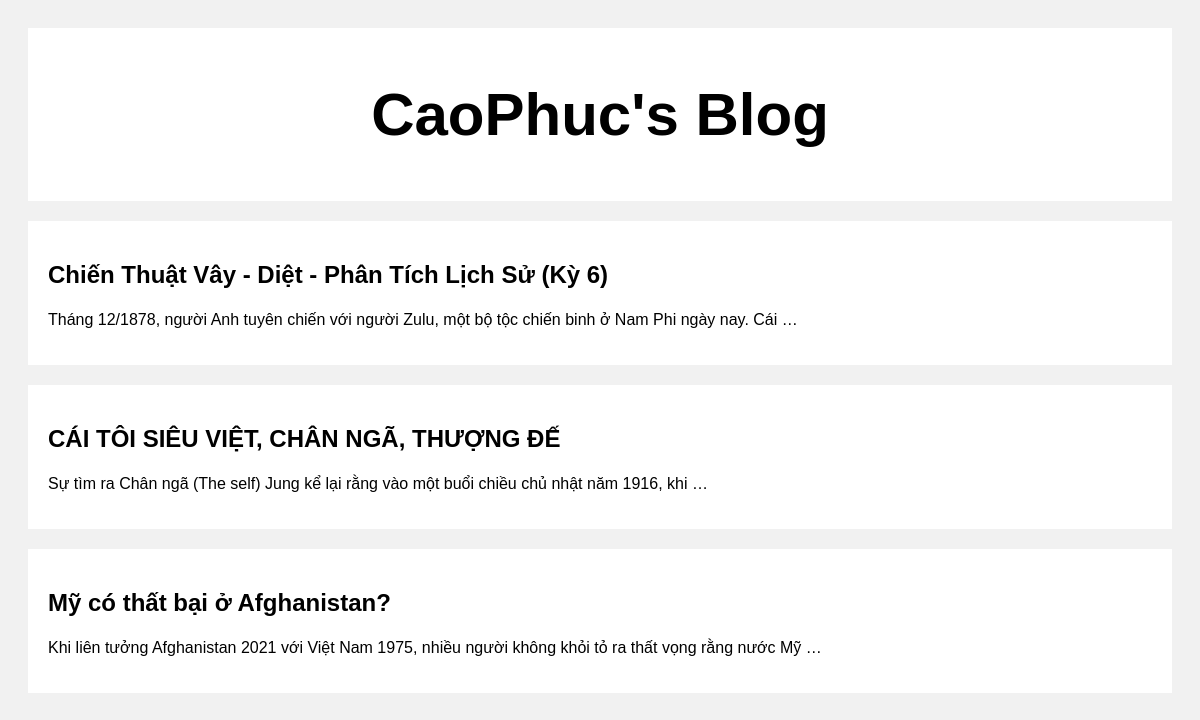
The page / on the database its author committed.
### posts/models.py (models this page shows)
class Post(models.Model):
    title = models.CharField(max_length=100)
    body = models.CharField(max_length=1000000)
    created_date = models.DateTimeField(default=datetime.now,blank=True)

### posts/views.py (the view)
# urls.py: path('',views.index,name='index'),
def index(request):
    posts = Post.objects.all()
    return render(request,"index.html",{'posts':posts})

### templates/index.html (shortened to what this page needs)
<!DOCTYPE html>
<html>
<head>
</head>
<body>
<div class="header">
  <h2>CaoPhuc's Blog</h2>
</div>
<div class="row">
  <div class="leftcolumn">
    {% for post in posts reversed %}
    <div class="card">
      <a style="text-decoration: none; color: black;" href="post/{{post.id}}">
        <h2>{{post.title}}</h2>
        <p>{{post.body|truncatewords:20}}</p>
      </a>
    </div>
    {% endfor %}
  </div>
</div>
</body>
</html>

### templates/index.html (style rules this page uses)
* { box-sizing: border-box; }
body { font-family: Arial; padding: 20px; background: #f1f1f1; }
.header { padding: 2px; font-size: 40px; text-align: center; background: white; }
.leftcolumn { float: left; width: 100%; }
.card { background-color: white; padding: 20px; margin-top: 20px; }
.row:after { content: ""; display: table; clear: both; }

### rows shown on the page
Post: title "Chiến Thuật Vây - Diệt - Phân Tích Lịch Sử (Kỳ 6)", body "Tháng 12/1878, người Anh tuyên chiến với người Zulu, một bộ tộc chiến binh ở Nam Phi ngày nay. Cái …"
Post: title "CÁI TÔI SIÊU VIỆT, CHÂN NGÃ, THƯỢNG ĐẾ", body "Sự tìm ra Chân ngã (The self) Jung kể lại rằng vào một buổi chiều chủ nhật năm 1916, khi …"
Post: title "Mỹ có thất bại ở Afghanistan?", body "Khi liên tưởng Afghanistan 2021 với Việt Nam 1975, nhiều người không khỏi tỏ ra thất vọng rằng nước Mỹ …"
